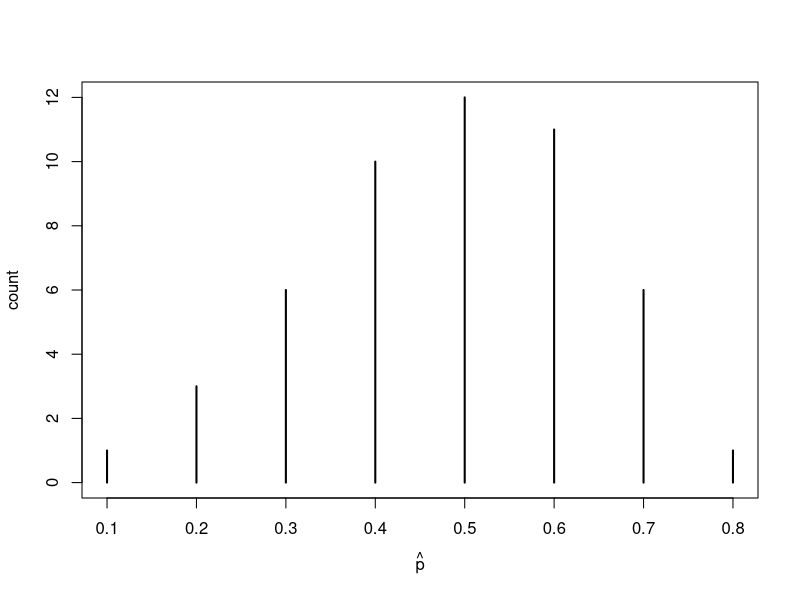
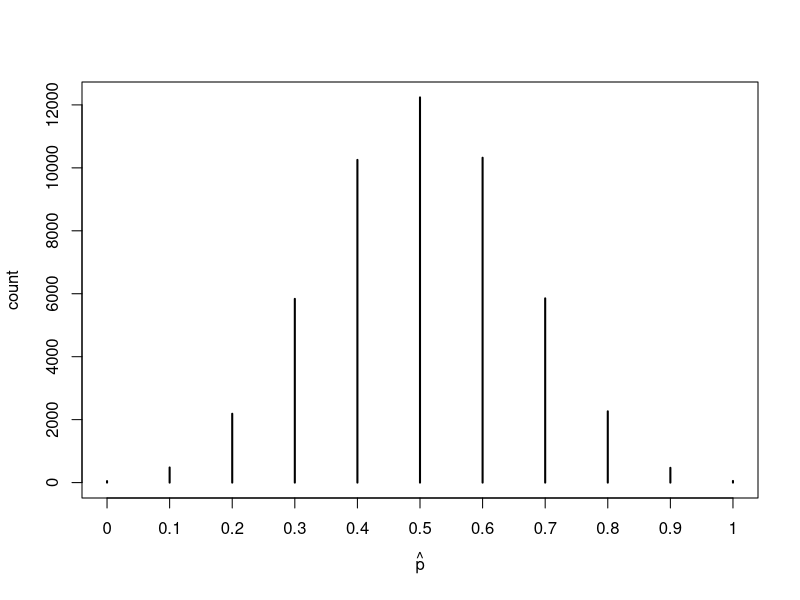
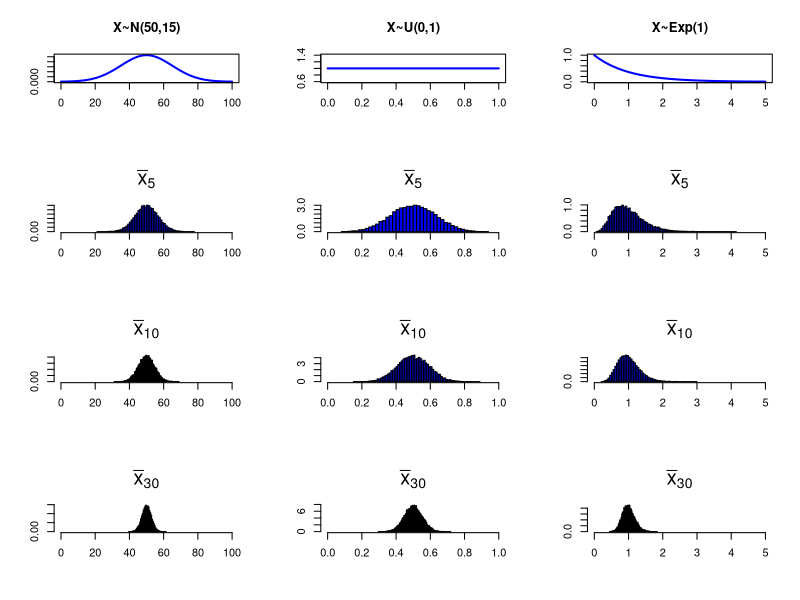

The R source for these figures, in order:
## ---- chunk 1
set.seed(12)
cointoss <- rbinom(50, 10, 1/2)
phat <- cointoss/10
xtabs(~phat)
plot(xtabs(~phat),ylab= "count",xlab = expression(hat(p)))
## ---- chunk 2
set.seed(12)
cointoss <- rbinom(50000, 10, 1/2)
phat <- cointoss/10
xtabs(~phat)
mean(phat)
sd(phat)
plot(xtabs(~phat),ylab= "count",xlab = expression(hat(p)))
## ---- chunk 3
set.seed(123)
par(mfrow=c(4,3))
# X~N(50,15)
x <- seq(0,100,.01)
y <- dnorm(x,50,15)
plot(x,y,type="l",col="blue",lwd=2,main="X~N(50,15)",xlab="",ylab="")

# X~U(0,1)
x <- seq(0,1,.001)
y <- dunif(x,0,1)
plot(x,y,type="l",col="blue",lwd=2,main="X~U(0,1)",xlab="",ylab="")

# X~Exp(1)
x <- seq(0,5,.01)
y <- dexp(x,1)
plot(x,y,type="l",col="blue",lwd=2,main="X~Exp(1)",xlab="",ylab="")

m <- 20000  # Number of Samples
EX <- 1.2   # Character expansion

xbar.5 <- apply(matrix(rnorm(m*5,50,15),nrow=m),1,mean)
hist(xbar.5,breaks="Scott",col="blue",xlim=c(0,100),prob=T,xlab="",ylab="",main="")
mtext(  expression(bar(x)[5]),side=3,line=1,cex=EX)

xbar.5 <- apply(matrix(runif(m*5,0,1),nrow=m),1,mean)
hist(xbar.5,breaks="Scott",col="blue",xlim=c(0,1),prob=T,xlab="",ylab="",main="")
mtext(  expression(bar(x)[5]),side=3,line=1,cex=EX)

xbar.5 <- apply(matrix(rexp(m*5,1),nrow=m),1,mean)
hist(xbar.5,breaks="Scott",col="blue",xlim=c(0,5),prob=T,xlab="",ylab="",main="")
mtext(  expression(bar(x)[5]),side=3,line=1,cex=EX)

xbar.10 <- apply(matrix(rnorm(m*10,50,15),nrow=m),1,mean)
hist(xbar.10,breaks="Scott",col="blue",xlim=c(0,100),prob=T,xlab="",ylab="",main="")
mtext(  expression(bar(x)[10]),side=3,line=1,cex=EX)

xbar.10 <- apply(matrix(runif(m*10,0,1),nrow=m),1,mean)
hist(xbar.10,breaks="Scott",col="blue",xlim=c(0,1),prob=T,xlab="",ylab="",main="")
mtext(  expression(bar(x)[10]),side=3,line=1,cex=EX)

xbar.10 <- apply(matrix(rexp(m*10,1),nrow=m),1,mean)
hist(xbar.10,breaks="Scott",col="blue",xlim=c(0,5),prob=T,xlab="",ylab="",main="")
mtext(  expression(bar(x)[10]),side=3,line=1,cex=EX)

xbar.30 <- apply(matrix(rnorm(m*30,50,15),nrow=m),1,mean)
hist(xbar.30,breaks="Scott",col="blue",xlim=c(0,100),prob=T,xlab="",ylab="",main="")
mtext(  expression(bar(x)[30]),side=3,line=1,cex=EX)

xbar.30 <- apply(matrix(runif(m*30,0,1),nrow=m),1,mean)
hist(xbar.30,breaks="Scott",col="blue",xlim=c(0,1),prob=T,xlab="",ylab="",main="")
mtext(  expression(bar(x)[30]),side=3,line=1,cex=EX)

xbar.30 <- apply(matrix(rexp(m*30,1),nrow=m),1,mean)
hist(xbar.30,breaks="Scott",col="blue",xlim=c(0,5),prob=T,xlab="",ylab="",main="")
mtext(  expression(bar(x)[30]),side=3,line=1,cex=EX)

par(mfrow=c(1,1))
